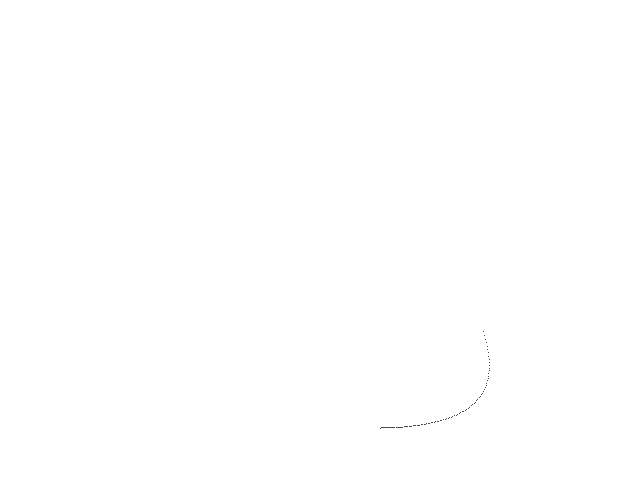
Frame 1 (no input)
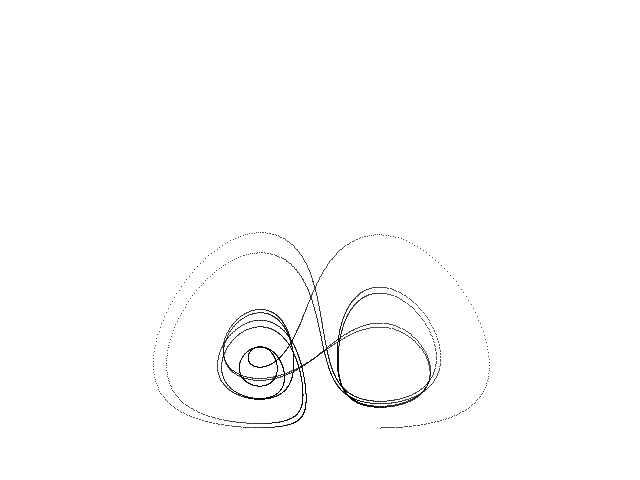
Frame 60 (the mouse pressed at the canvas centre just before this capture)
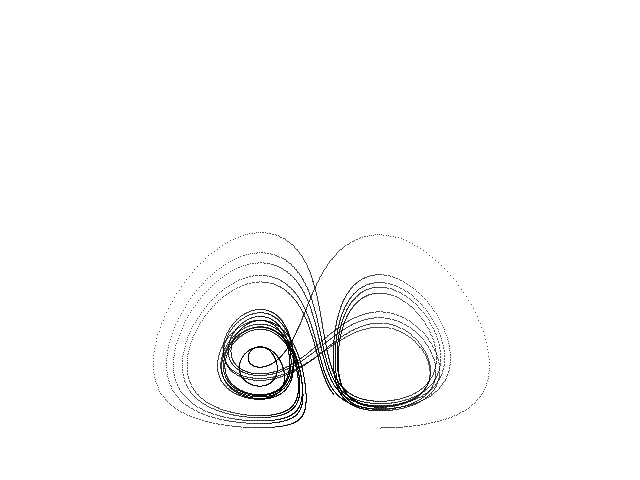
Frame 120 (the mouse held since frame 60 and released just before this capture)

The Processing sketch that drew these frames (run headless with seeded random() and noise(); from frame 60 on, the mouse is pressed at the canvas centre):

// Processing sketch: Bouali_2_B
// ── Bouali_2_B.pde
// Bouali type II B - chaotic attractor - based Lotka-Voltera oscillator //

  float x = 1.0;
  float y = 1.0;
  float z = 0.0;
  float dt = 0.005;
  float a = 4.0;
  float b = 1.0;
  float c = 1.5;
  float s = 1.0;
  float alpha = 0.3;
  float beta = 0.05;


void setup() {
  
  size(640, 480);
  background(255);
  
}

void draw() {
  
  for (int i=0; i<100; i++) {
    
    float nx = x;
    float ny = y;
    float nz = z;
    
    x = nx + dt * (nx * (a - ny) + alpha * nz);
    y = ny + dt * (-ny * (b - pow(nx, 2.0)));
    z = nz + dt * (-nx * (c - s * nz) - beta * nz); 
  
    point(320 + (60 * x), 450 + (22 * -y));
        
  }

}
 
